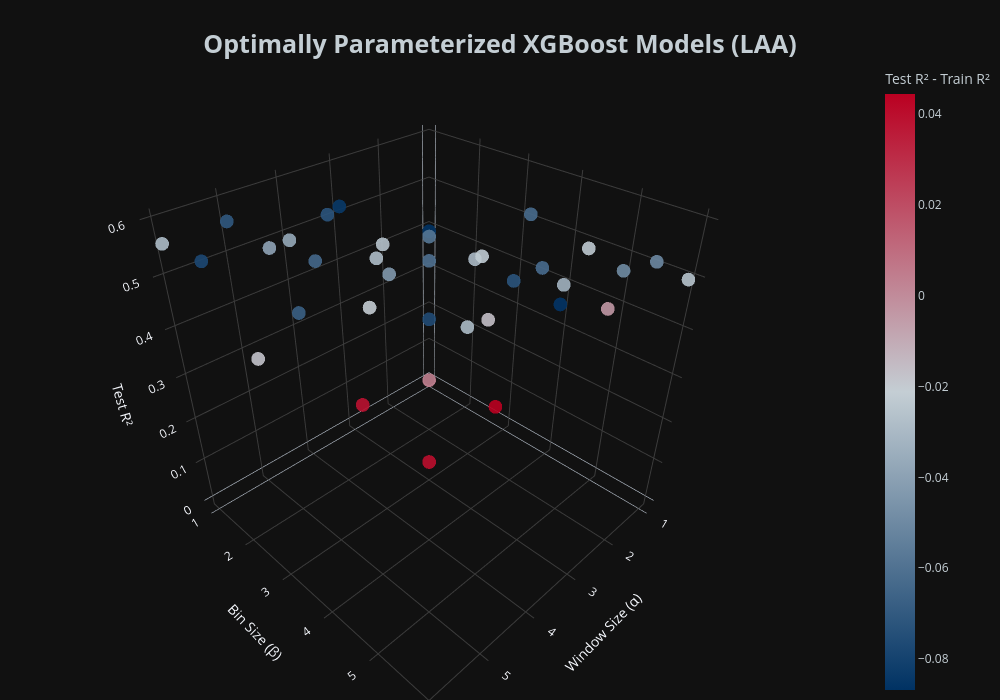

The notebook cell saved with this chart:
### Code cell
# Plotting XGBoost models across all window and bin combinations

fig = go.Figure()

fig.add_trace(go.Scatter3d(
    x=xgb_model_stats_df['window'],
    y=xgb_model_stats_df['bin'],
    z=xgb_model_stats_df['test_r2'],
    mode='markers',
    marker=dict(
        size=8,
        color=xgb_model_stats_df['overfitting'],
        colorscale=laa_color_scale,
        opacity=0.9,
        colorbar=dict(
            title=dict(
                text='Test R² - Train R²',
                font=dict(color=LAA_SILVER)
            ),
            tickfont=dict(color=LAA_SILVER)
        ),
        showscale=True
    ),
    text=[
        f"Window: {w}<br>Bin: {b}<br>Test R²: {r:.4f}<br>Overfitting: {m:.4f}" 
        for w, b, r, m in zip(
            xgb_model_stats_df['window'], 
            xgb_model_stats_df['bin'], 
            xgb_model_stats_df['test_r2'], 
            xgb_model_stats_df['overfitting']
            )
    ],
    hovertemplate='%{text}<extra></extra>'
))

fig.update_layout(
    template='plotly_dark',
    paper_bgcolor='#111111',
    title=dict(
        text='<b>Optimally Parameterized XGBoost Models (LAA)</b>',
        font={'size': 25, 'color': LAA_SILVER},
        x=0.5,
        xanchor='center',
        y=0.95,        
        yanchor='top' 
    ),
    scene=dict(
        xaxis_title='Window Size (α)',
        yaxis_title='Bin Size (β)',
        zaxis_title='Test R²',
        xaxis=dict(gridcolor='rgb(60, 60, 60)', showbackground=False),
        yaxis=dict(gridcolor='rgb(60, 60, 60)', showbackground=False),
        zaxis=dict(gridcolor='rgb(60, 60, 60)', showbackground=False),
        bgcolor='#111111',
        aspectmode='cube'
    ),
    width=1000,
    height=700,
    margin=dict(l=0, r=0, b=0, t=60),
    showlegend=False
)

fig.show()

### Figure 1 — Plotly figure (JSON) as saved in the notebook; plotly's stock layout.template omitted (floating-point values rounded to 4 significant figures)
{"data": [{"hovertemplate": "%{text}<extra></extra>", "marker": {"color": [0.003868, -0.0292, -0.07234, -0.03283, -0.04956, -0.02545, -0.04361, -0.0868, -0.03008, -0.06303, -0.0237, -0.05054, -0.08396, -0.0263, -0.05822, -0.02246, -0.06269, -0.004145, -0.03688, -0.07245, -0.02869, -0.06025, -0.01625, -0.08582, -0.07063, -0.03916, -0.06412, -0.02062, -0.07613, 0.04433, -0.0288, -0.07734, -0.01758, -0.06745, 0.03883, 0.03991], "colorbar": {"tickfont": {"color": "#C4CED4"}, "title": {"font": {"color": "#C4CED4"}, "text": "Test R² - Train R²"}}, "colorscale": [[0, "#003263"], [0.5, "#C4CED4"], [1, "#BA0021"]], "opacity": 0.9, "showscale": true, "size": 8}, "mode": "markers", "text": ["Window: 1<br>Bin: 1<br>Test R²: -0.0039<br>Overfitting: 0.0039", "Window: 1<br>Bin: 2<br>Test R²: 0.1996<br>Overfitting: -0.0292", "Window: 1<br>Bin: 3<br>Test R²: 0.3591<br>Overfitting: -0.0723", "Window: 1<br>Bin: 4<br>Test R²: 0.3956<br>Overfitting: -0.0328", "Window: 1<br>Bin: 5<br>Test R²: 0.4685<br>Overfitting: -0.0496", "Window: 1<br>Bin: 6<br>Test R²: 0.4960<br>Overfitting: -0.0255", "Window: 2<br>Bin: 1<br>Test R²: 0.3299<br>Overfitting: -0.0436", "Window: 2<br>Bin: 2<br>Test R²: 0.4661<br>Overfitting: -0.0868", "Window: 2<br>Bin: 3<br>Test R²: 0.4489<br>Overfitting: -0.0301", "Window: 2<br>Bin: 4<br>Test R²: 0.5731<br>Overfitting: -0.0630", "Window: 2<br>Bin: 5<br>Test R²: 0.5516<br>Overfitting: -0.0237", "Window: 2<br>Bin: 6<br>Test R²: 0.5703<br>Overfitting: -0.0505", "Window: 3<br>Bin: 1<br>Test R²: 0.5166<br>Overfitting: -0.0840", "Window: 3<br>Bin: 2<br>Test R²: 0.4787<br>Overfitting: -0.0263", "Window: 3<br>Bin: 3<br>Test R²: 0.5330<br>Overfitting: -0.0582", "Window: 3<br>Bin: 4<br>Test R²: 0.5378<br>Overfitting: -0.0225", "Window: 3<br>Bin: 5<br>Test R²: 0.5603<br>Overfitting: -0.0627", "Window: 3<br>Bin: 6<br>Test R²: 0.5387<br>Overfitting: -0.0041", "Window: 4<br>Bin: 1<br>Test R²: 0.4868<br>Overfitting: -0.0369", "Window: 4<br>Bin: 2<br>Test R²: 0.5724<br>Overfitting: -0.0724", "Window: 4<br>Bin: 3<br>Test R²: 0.5343<br>Overfitting: -0.0287", "Window: 4<br>Bin: 4<br>Test R²: 0.5719<br>Overfitting: -0.0603", "Window: 4<br>Bin: 5<br>Test R²: 0.5207<br>Overfitting: -0.0162", "Window: 4<br>Bin: 6<br>Test R²: 0.5941<br>Overfitting: -0.0858", "Window: 5<br>Bin: 1<br>Test R²: 0.5604<br>Overfitting: -0.0706", "Window: 5<br>Bin: 2<br>Test R²: 0.5523<br>Overfitting: -0.0392", "Window: 5<br>Bin: 3<br>Test R²: 0.5715<br>Overfitting: -0.0641", "Window: 5<br>Bin: 4<br>Test R²: 0.5408<br>Overfitting: -0.0206", "Window: 5<br>Bin: 5<br>Test R²: 0.5718<br>Overfitting: -0.0761", "Window: 5<br>Bin: 6<br>Test R²: 0.4927<br>Overfitting: 0.0443", "Window: 6<br>Bin: 1<br>Test R²: 0.5595<br>Overfitting: -0.0288", "Window: 6<br>Bin: 2<br>Test R²: 0.5711<br>Overfitting: -0.0773", "Window: 6<br>Bin: 3<br>Test R²: 0.4534<br>Overfitting: -0.0176", "Window: 6<br>Bin: 4<br>Test R²: 0.5813<br>Overfitting: -0.0675", "Window: 6<br>Bin: 5<br>Test R²: 0.4957<br>Overfitting: 0.0388", "Window: 6<br>Bin: 6<br>Test R²: 0.4738<br>Overfitting: 0.0399"], "type": "scatter3d", "x": ["1", "1", "1", "1", "1", "1", "2", "2", "2", "2", "2", "2", "3", "3", "3", "3", "3", "3", "4", "4", "4", "4", "4", "4", "5", "5", "5", "5", "5", "5", "6", "6", "6", "6", "6", "6"], "y": ["1", "2", "3", "4", "5", "6", "1", "2", "3", "4", "5", "6", "1", "2", "3", "4", "5", "6", "1", "2", "3", "4", "5", "6", "1", "2", "3", "4", "5", "6", "1", "2", "3", "4", "5", "6"], "z": [-0.003868, 0.1996, 0.3591, 0.3956, 0.4685, 0.496, 0.3299, 0.4661, 0.4489, 0.5731, 0.5516, 0.5703, 0.5166, 0.4787, 0.533, 0.5378, 0.5603, 0.5387, 0.4868, 0.5724, 0.5343, 0.5719, 0.5207, 0.5941, 0.5604, 0.5523, 0.5715, 0.5408, 0.5718, 0.4927, 0.5595, 0.5711, 0.4534, 0.5813, 0.4957, 0.4738]}], "layout": {"height": 700, "margin": {"b": 0, "l": 0, "r": 0, "t": 60}, "paper_bgcolor": "#111111", "scene": {"aspectmode": "cube", "bgcolor": "#111111", "xaxis": {"gridcolor": "rgb(60, 60, 60)", "showbackground": false, "title": {"text": "Window Size (α)"}}, "yaxis": {"gridcolor": "rgb(60, 60, 60)", "showbackground": false, "title": {"text": "Bin Size (β)"}}, "zaxis": {"gridcolor": "rgb(60, 60, 60)", "showbackground": false, "title": {"text": "Test R²"}}}, "showlegend": false, "title": {"font": {"color": "#C4CED4", "size": 25}, "text": "<b>Optimally Parameterized XGBoost Models (LAA)</b>", "x": 0.5, "xanchor": "center", "y": 0.95, "yanchor": "top"}, "width": 1000}}
